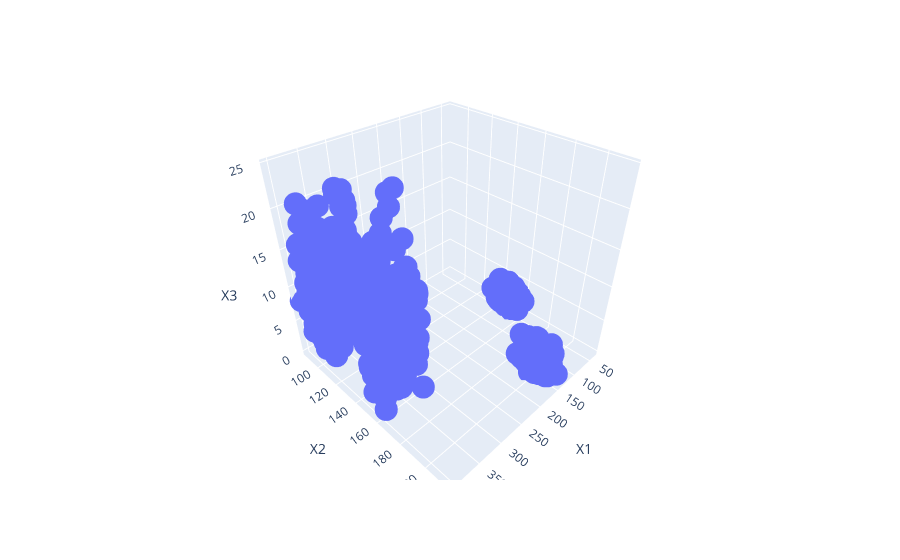

This figure's notebook cell:
### Code cell
fig = px.scatter_3d(data, x='X1', y='X2', z='X3')
fig.show()

### Figure 1 — Plotly figure (JSON) as saved in the notebook; plotly's stock layout.template omitted (floating-point values rounded to 4 significant figures; data arrays with more than 128 entries replaced by an {"elided": "..."} marker saying what was removed)
{"data": [{"hovertemplate": "X1=%{x}<br>X2=%{y}<br>X3=%{z}<extra></extra>", "legendgroup": "", "marker": {"color": "#636efa", "symbol": "circle"}, "mode": "markers", "name": "", "scene": "scene", "showlegend": false, "type": "scatter3d", "x": {"elided": "1000 float values"}, "y": {"elided": "1000 float values"}, "z": {"elided": "1000 float values"}}], "layout": {"legend": {"tracegroupgap": 0}, "margin": {"t": 60}, "scene": {"domain": {"x": [0, 1], "y": [0, 1]}, "xaxis": {"title": {"text": "X1"}}, "yaxis": {"title": {"text": "X2"}}, "zaxis": {"title": {"text": "X3"}}}}}
